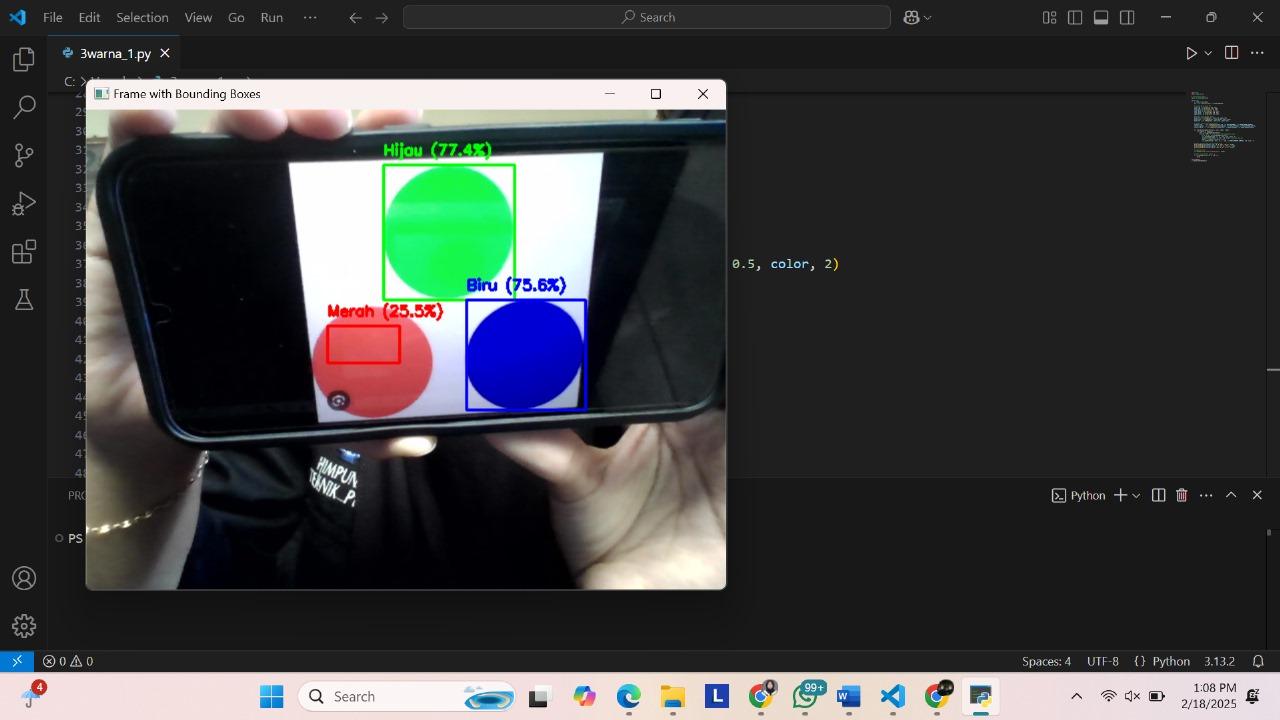
#> input picture 3 warna.jpg, 1280 x 720 px, given in place of the camera
$ python 3warna_1.py
#> lines starting #> are read from the running program, lines starting #| are printed output that depends on the picture; after the words box and inside, x2 and y2 are one past the last pixel; in counts of white or black regions, pixels touching at a corner belong together
import cv2
import numpy as np

# Inisialisasi kamera
cap = cv2.VideoCapture(0)

while True:
    _, frame = cap.read()
#> frame is the input picture: shape (720, 1280, 3); mean B, G, R 64, 63.6, 62.2
    hsv = cv2.cvtColor(frame, cv2.COLOR_BGR2HSV)
#> hsv: shape (720, 1280, 3); mean H, S, V 40.1, 42.5, 71.5

    # Rentang warna dalam HSV
    lower_red = np.array([0, 120, 70])
    upper_red = np.array([10, 255, 255])
    lower_green = np.array([35, 50, 50])
    upper_green = np.array([85, 255, 255])
    lower_blue = np.array([100, 150, 50])
    upper_blue = np.array([140, 255, 255])

    # Masking untuk deteksi warna
    mask_red = cv2.inRange(hsv, lower_red, upper_red)
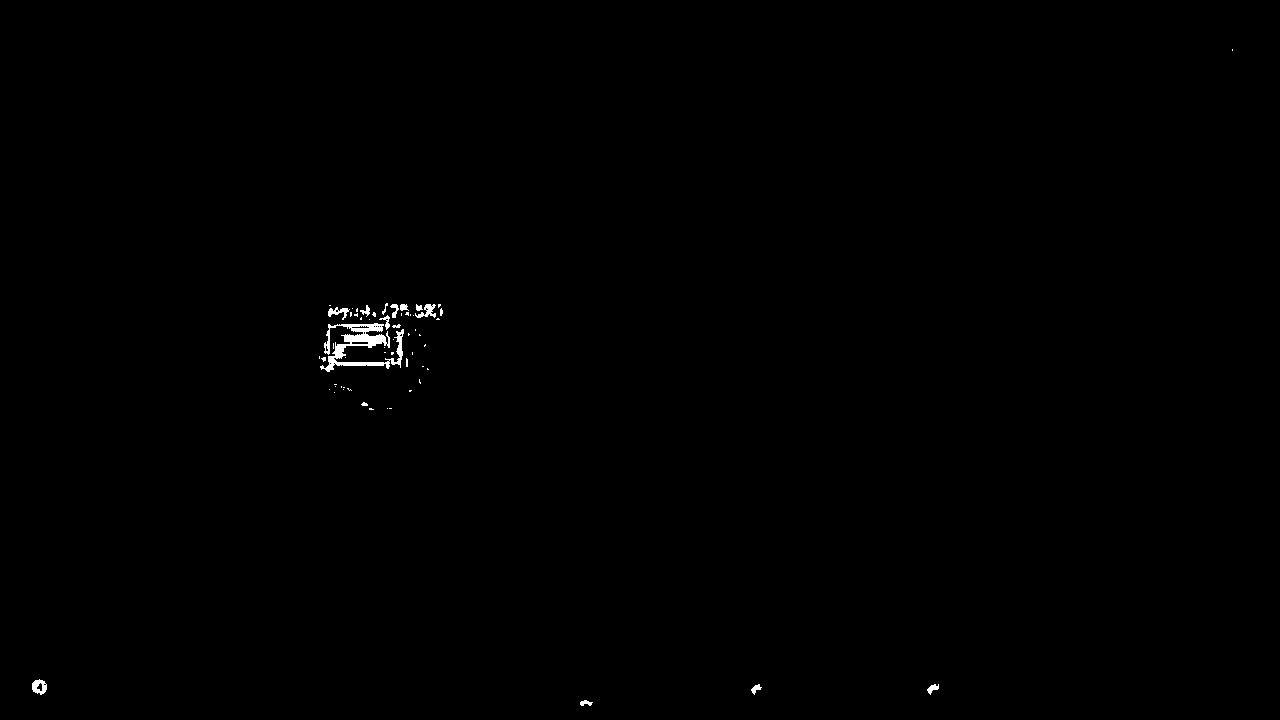
#> mask_red: shape (720, 1280); 0.28% white; 60 white regions (45 under 20 px), largest, box (x1, y1, x2, y2) and area: (320, 323, 404, 372) 1507, (32, 679, 47, 695) 152, (415, 304, 436, 318) 137
    mask_green = cv2.inRange(hsv, lower_green, upper_green)
#> mask_green: shape (720, 1280); 2% white; 90 white regions (76 under 20 px), largest, box (x1, y1, x2, y2) and area: (381, 163, 517, 302) 15532, (429, 136, 493, 161) 885, (383, 140, 425, 161) 598
    mask_blue = cv2.inRange(hsv, lower_blue, upper_blue)
#> mask_blue: shape (720, 1280); 1.7% white; 73 white regions (43 under 20 px)

    # Temukan kontur untuk setiap warna
    contours_red, _ = cv2.findContours(mask_red, cv2.RETR_EXTERNAL, cv2.CHAIN_APPROX_SIMPLE)
#> contours_red = 60 contours, 48 with area under 20; largest, box (x1, y1, x2, y2) and area: (320, 323, 404, 372) 1238, (32, 679, 47, 695) 156, (415, 304, 436, 318) 102, (328, 307, 350, 320) 90, (927, 684, 939, 695) 50
    contours_green, _ = cv2.findContours(mask_green, cv2.RETR_EXTERNAL, cv2.CHAIN_APPROX_SIMPLE)
#> contours_green = 90 contours, 78 with area under 20; largest, box (x1, y1, x2, y2) and area: (381, 163, 517, 302) 17221, (429, 136, 493, 161) 849, (383, 140, 425, 161) 544, (749, 692, 764, 708) 94, (925, 692, 941, 708) 94
    contours_blue, _ = cv2.findContours(mask_blue, cv2.RETR_EXTERNAL, cv2.CHAIN_APPROX_SIMPLE)
#> contours_blue = 73 contours, 46 with area under 20; largest, box (x1, y1, x2, y2) and area: (465, 298, 589, 413) 13812, (0, 650, 35, 672) 710, (705, 684, 729, 708) 524, (837, 686, 860, 706) 364, (882, 685, 905, 708) 270

    def draw_bounding_box(contours, color, label, frame):
#> called with color = (0, 0, 255), label = 'Merah'
        for contour in contours:
            area = cv2.contourArea(contour)
            if area > 500:  # Filter area untuk menghindari noise
                x, y, w, h = cv2.boundingRect(contour)
                cv2.rectangle(frame, (x, y), (x+w, y+h), color, 2)
                accuracy = min(area / (w * h), 1.0) * 100  # Estimasi akurasi
                text = f"{label} ({accuracy:.1f}%)"
                cv2.putText(frame, text, (x, y - 10), cv2.FONT_HERSHEY_SIMPLEX, 0.5, color, 2)
#> this loop made 60 passes
#> (area, x, y, w, h, accuracy, text) on pass 36: (1238.5, 320, 323, 84, 49, 30.09, 'Merah (30.1%)')
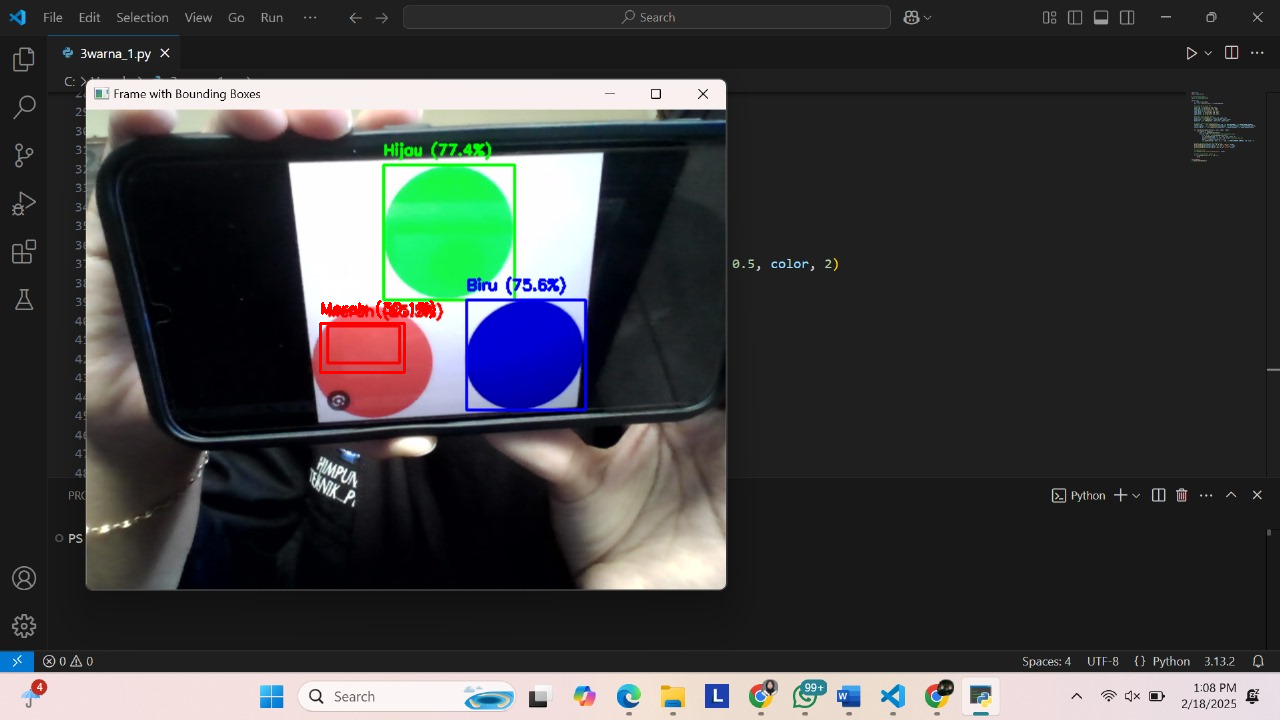
#> frame: shape (720, 1280, 3); 0.17% of pixels changed, all inside (x1, y1, x2, y2) = (319, 300, 436, 374)

    # Gambar bounding box dan keterangan warna
    draw_bounding_box(contours_red, (0, 0, 255), "Merah", frame)
    draw_bounding_box(contours_green, (0, 255, 0), "Hijau", frame)
#> call 2 of draw_bounding_box, with color = (0, 255, 0), label = 'Hijau'
#> the loop in draw_bounding_box (call 2), `for contour in contours:` made 90 passes
#> (area, x, y, w, h, accuracy, text) on passes 35, 53, 56: (17221, 381, 163, 136, 139, 91.1, 'Hijau (91.1%)'), (543.5, 383, 140, 42, 21, 61.62, 'Hijau (61.6%)'), (849, 429, 136, 64, 25, 53.06, 'Hijau (53.1%)')
#> after the loop in draw_bounding_box (call 2), `for contour in contours:`:
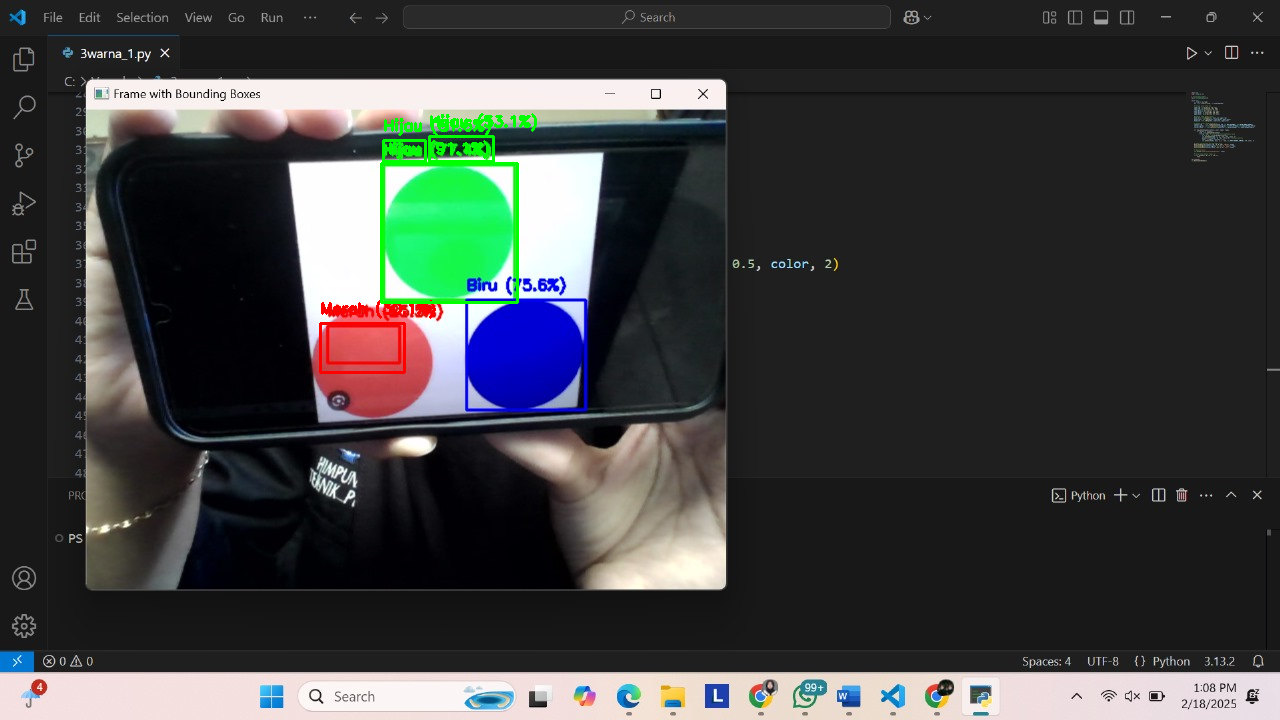
#> frame: shape (720, 1280, 3); 0.48% of pixels changed, all inside (x1, y1, x2, y2) = (380, 113, 537, 304)
    draw_bounding_box(contours_blue, (255, 0, 0), "Biru", frame)
#> call 3 of draw_bounding_box, with color = (255, 0, 0), label = 'Biru'
#> the loop in draw_bounding_box (call 3), `for contour in contours:` made 73 passes
#> (area, x, y, w, h, accuracy, text) on passes 21, 22, 31: (524, 705, 684, 24, 24, 90.97, 'Biru (91.0%)'), (709.5, 0, 650, 35, 22, 92.14, 'Biru (92.1%)'), (13811.5, 465, 298, 124, 115, 96.85, 'Biru (96.9%)')
#> after the loop in draw_bounding_box (call 3), `for contour in contours:`:
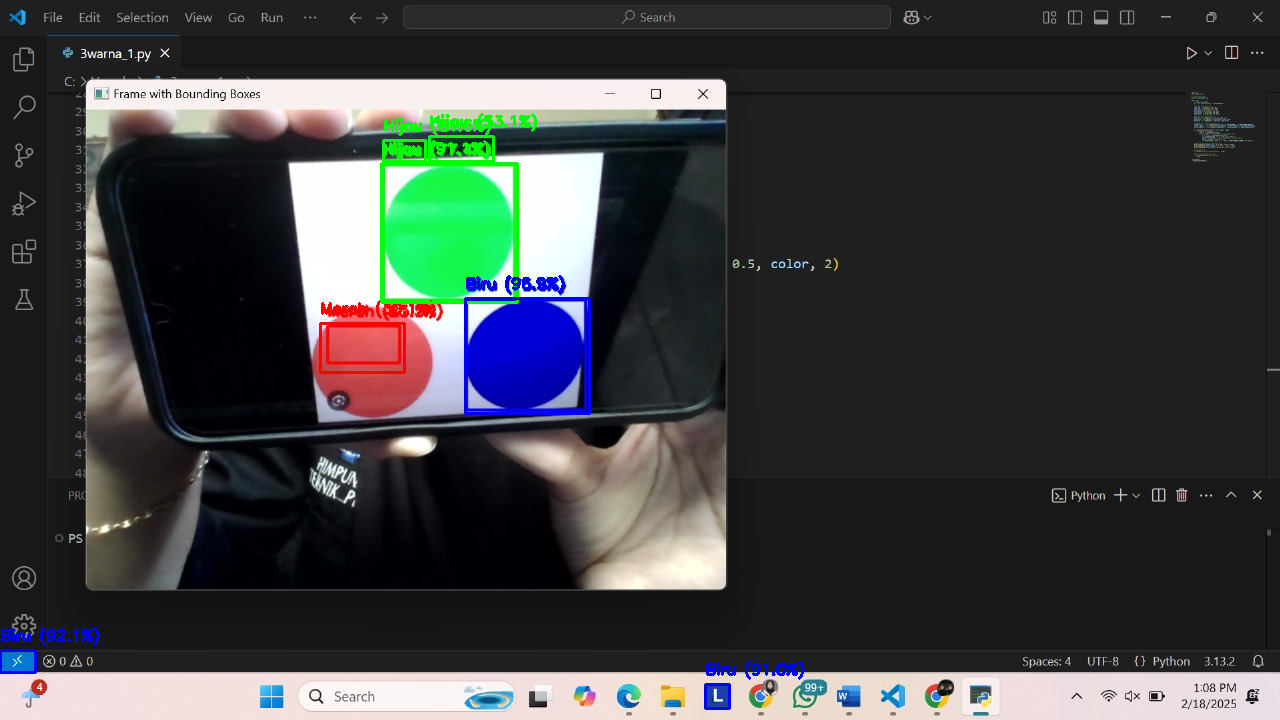
#> frame: shape (720, 1280, 3); 0.45% of pixels changed, all inside (x1, y1, x2, y2) = (0, 275, 805, 710)

    # Tampilkan hasil
    cv2.imshow("Frame with Bounding Boxes", frame)

    # Keluar jika menekan tombol 'q'
    if cv2.waitKey(1) & 0xFF == ord('q'):
#> (key q is pressed here)
        break

cap.release()
cv2.destroyAllWindows()

$ run again, on merah.jpg
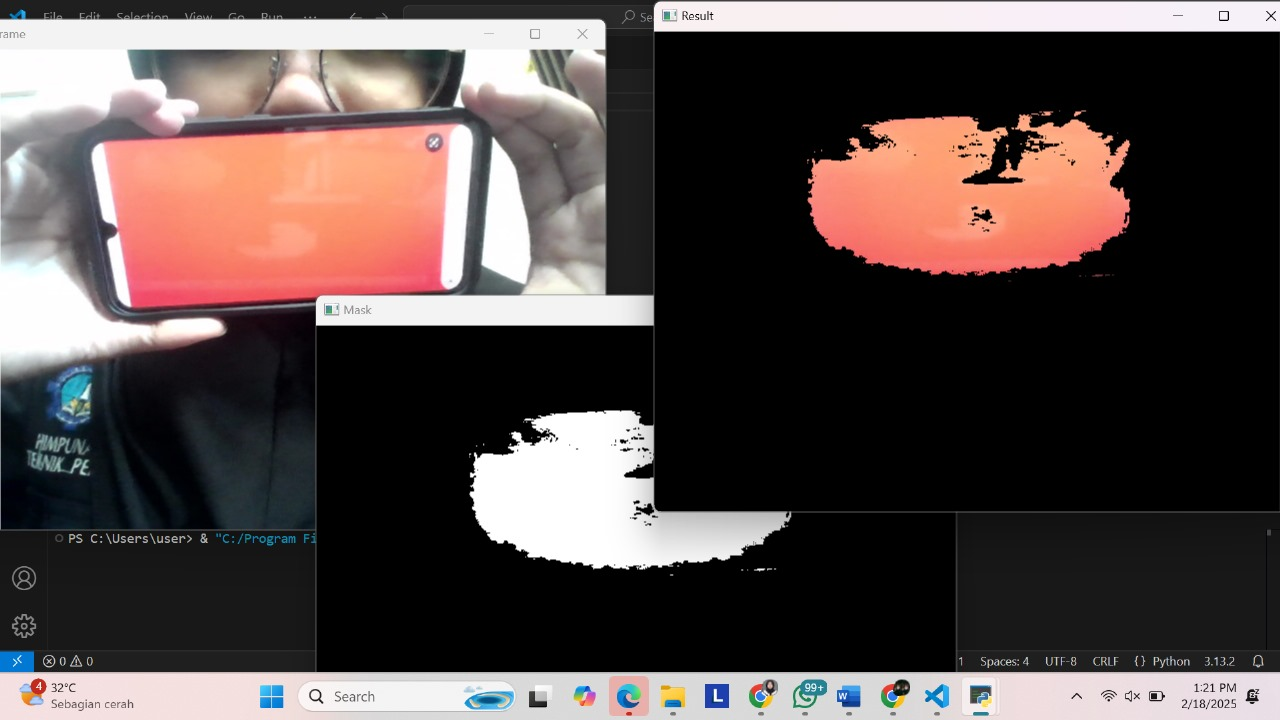
#> input picture merah.jpg, 1280 x 720 px, given in place of the camera
#> frame is the input picture: shape (720, 1280, 3); mean B, G, R 71.8, 73.5, 85
#> hsv: shape (720, 1280, 3); mean H, S, V 28.7, 30.7, 87.1
#> `mask_red = cv2.inRange(hsv, lower_red, upper_red)`:
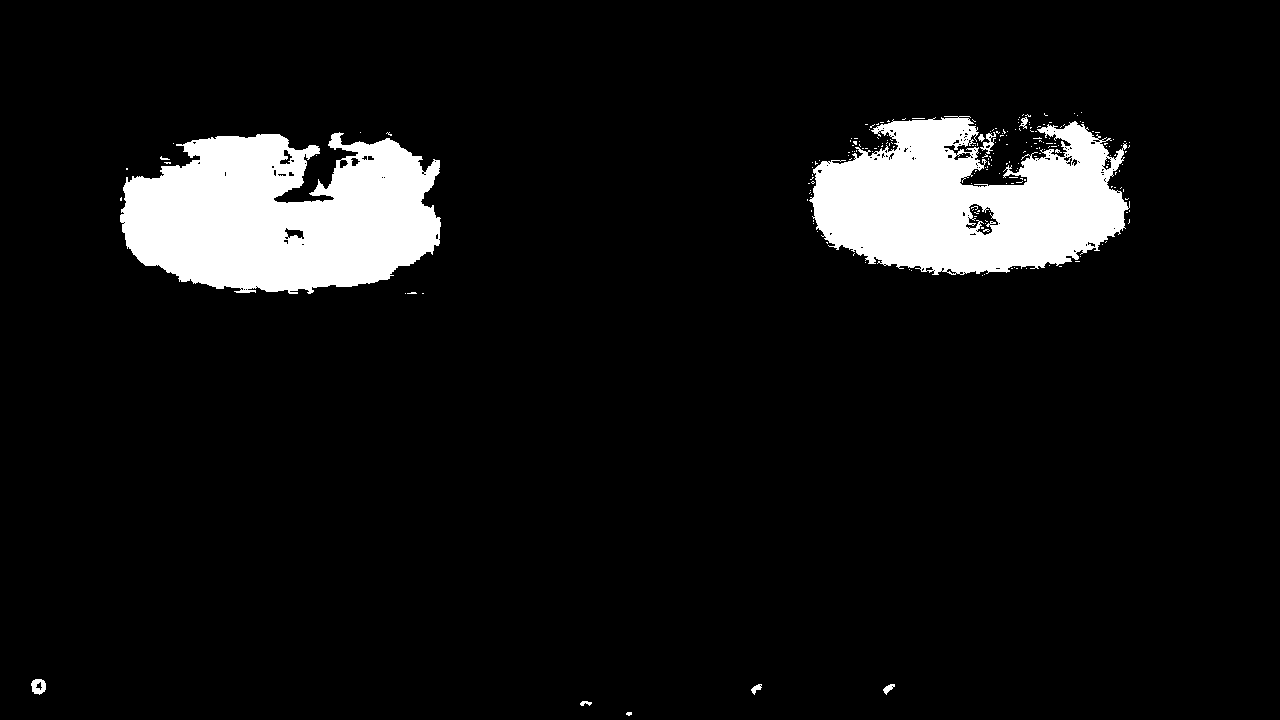
#> mask_red: shape (720, 1280); 8% white; 212 white regions (202 under 20 px), largest, box (x1, y1, x2, y2) and area: (120, 132, 441, 294) 38463, (809, 116, 1130, 275) 34078, (31, 679, 46, 695) 166
#> mask_green: shape (720, 1280); 0.11% white; 37 white regions (23 under 20 px), largest, box (x1, y1, x2, y2) and area: (793, 685, 817, 708) 151, (881, 692, 896, 708) 119, (749, 691, 764, 708) 118
#> mask_blue: shape (720, 1280); 0.41% white; 54 white regions (33 under 20 px)
#> contours_red = 199 contours, 190 with area under 20; largest, box (x1, y1, x2, y2) and area: (120, 132, 441, 294) 38190, (809, 116, 1130, 275) 34094, (31, 679, 46, 695) 166, (980, 132, 996, 154) 92, (883, 684, 895, 695) 51
#> contours_green = 37 contours, 26 with area under 20; largest, box (x1, y1, x2, y2) and area: (793, 685, 817, 708) 102, (881, 692, 896, 708) 96, (749, 691, 764, 708) 95, (631, 685, 642, 700) 89, (73, 399, 86, 414) 64
#> contours_blue = 54 contours, 38 with area under 20; largest, box (x1, y1, x2, y2) and area: (0, 650, 35, 672) 710, (43, 377, 91, 433) 532, (705, 684, 729, 708) 528, (837, 686, 860, 707) 374, (926, 686, 949, 708) 279
#> the loop in draw_bounding_box, `for contour in contours:` made 199 passes
#> (area, x, y, w, h, accuracy, text) on passes 157, 193: (38189.5, 120, 132, 321, 162, 73.44, 'Merah (73.4%)'), (34094.5, 809, 116, 321, 159, 66.8, 'Merah (66.8%)')
#> the loop in draw_bounding_box (call 2), `for contour in contours:` made 37 passes
#> area on passes 6, 7, 8, 9, 10, 11, 12, 24: 28.5, 96, 95, 42.5, 39, 102.5, 89, 25
#> the loop in draw_bounding_box (call 3), `for contour in contours:` made 54 passes
#> (area, x, y, w, h, accuracy, text) on passes 23, 25, 50: (528, 705, 684, 24, 24, 91.67, 'Biru (91.7%)'), (709.5, 0, 650, 35, 22, 92.14, 'Biru (92.1%)'), (532.5, 43, 377, 48, 56, 19.81, 'Biru (19.8%)')
#> after the loop in draw_bounding_box (call 3), `for contour in contours:`:
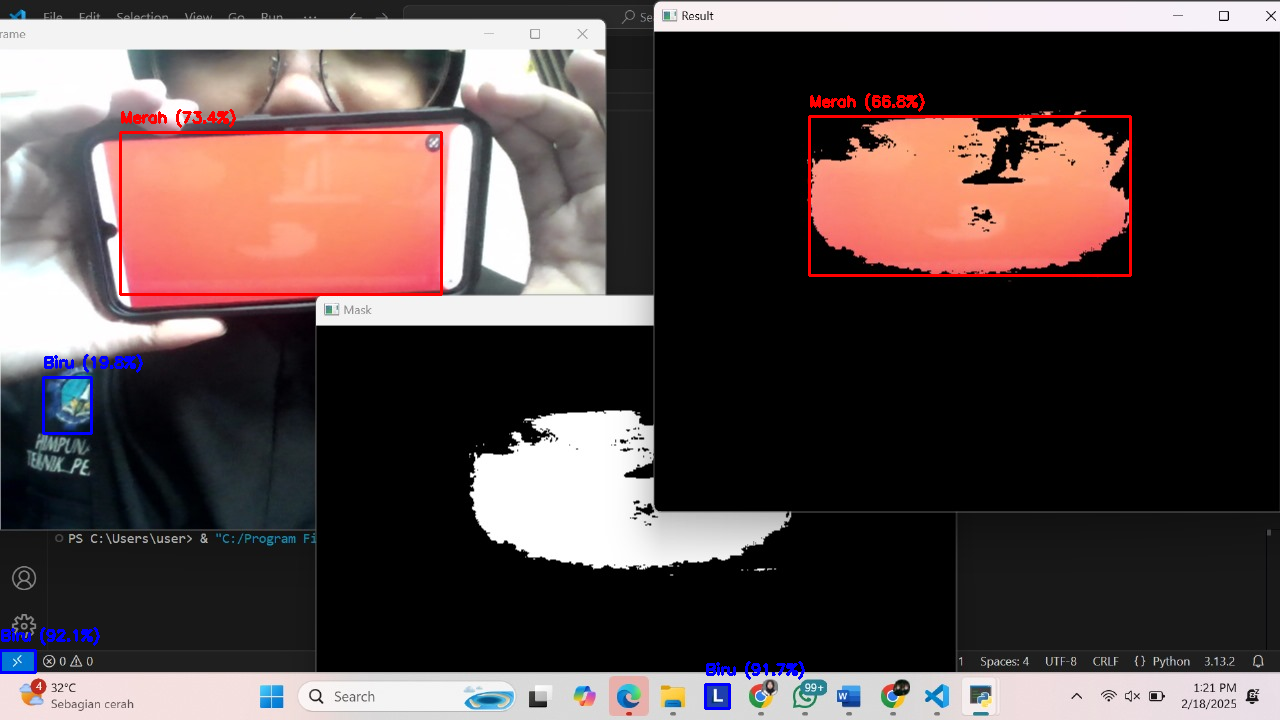
#> frame: shape (720, 1280, 3); mean B, G, R 71.8, 72.7, 86
